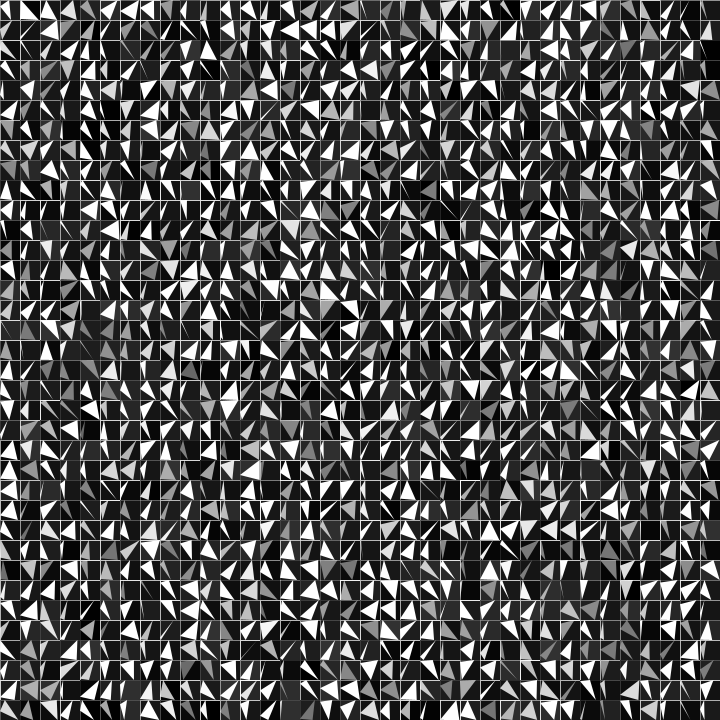
Frame 1 (no input)
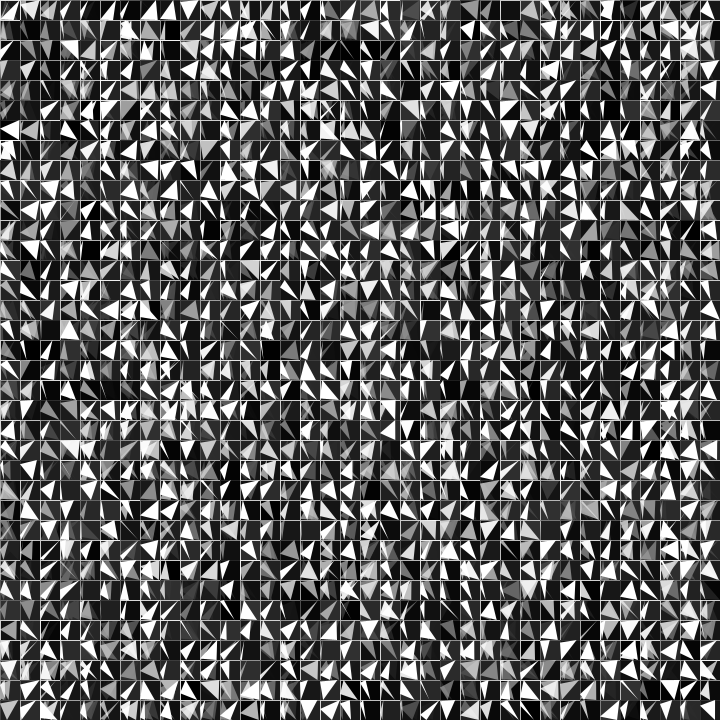
Frame 60 (the mouse pressed at the canvas centre just before this capture)
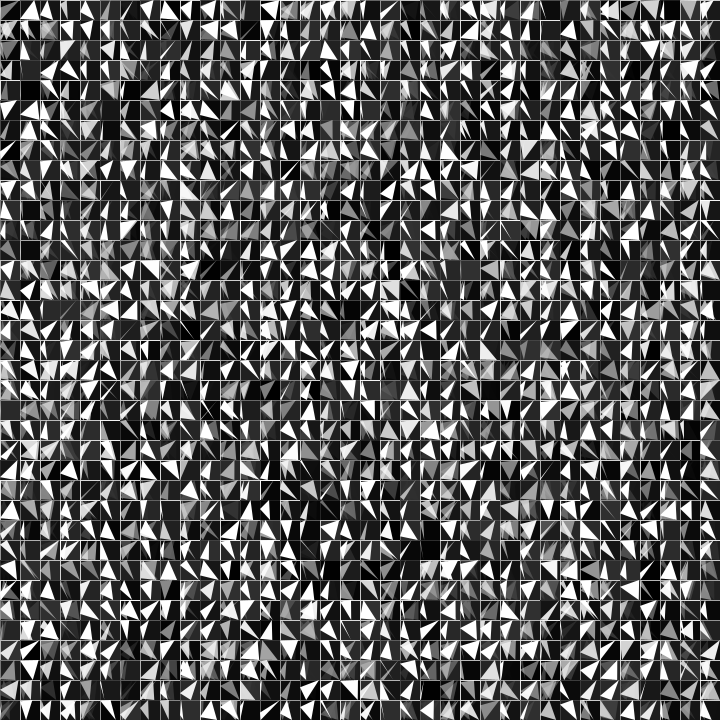
Frame 120 (the mouse held since frame 60 and released just before this capture)

The Processing sketch that drew these frames (run headless with seeded random() and noise(); from frame 60 on, the mouse is pressed at the canvas centre):

// Processing sketch: processing_151409
// ── processing_151409.pde

void setup(){
size (720, 720);
background(20,100);
frameRate(25);
}
void draw(){
for (int x = 0; x<36; x++) {
  for (int y = 0; y<36; y++) {
    strokeWeight(random(0,1));
    stroke(random(200,255));
    fill(random(0,50),random(400));
    rect(x*20,y*20,20,20);
    fill(255,random(100,400));
    noStroke();
    triangle(x*20,y*20+random(20), x*20+random(20),y*20, x*20+random(20),y*20+20);
  }
}
}
